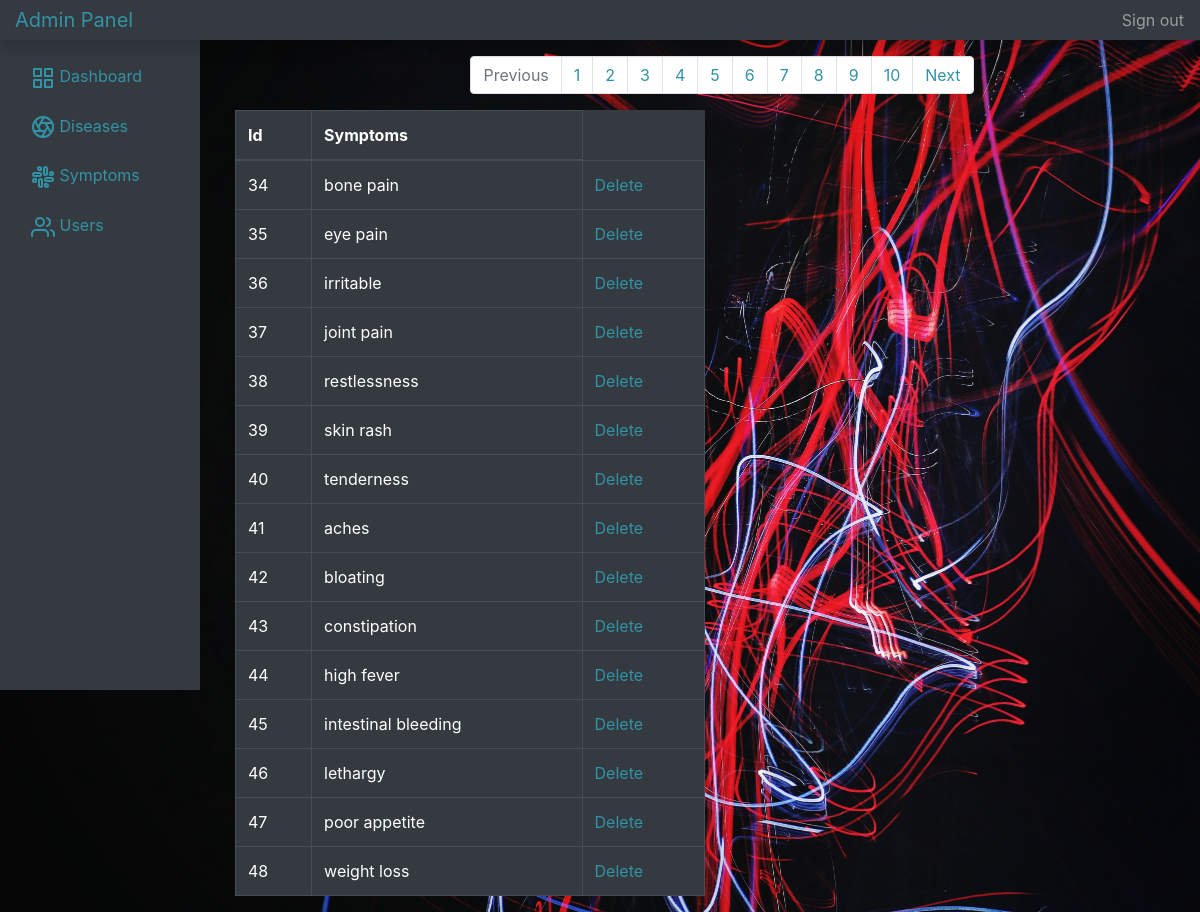
The page /admin/symptoms.php?page=3 on the database its author committed.
### tables this page shows
CREATE TABLE `symptoms` (
  `symp_id` int(11) NOT NULL,
  `symp_name` varchar(30) NOT NULL
);

### admin/symptoms.php (the view, shortened to what this page needs)
<?php include "includes/header.php" ?>
<?php
    $limit = 15;
    $page = isset($_GET['page']) ? $_GET['page'] : 1;
    $start = ($page -1) * $limit;
    $result = $conn->query("SELECT * FROM symptoms LIMIT $start, $limit");
    $symptoms = $result->fetch_all(MYSQLI_ASSOC);
    $result1 = $conn->query("SELECT count(symp_id) AS id FROM symptoms");
    $sympCount = $result1->fetch_all(MYSQLI_ASSOC);
    $total = $sympCount[0]['id'];
    $pages = ceil($total/$limit);
?>
        <div class="col-md-10" style="margin-left: 220px;">
            <nav class="container mt-3" aria-label="Page navigation">
                <ul class="pagination justify-content-center ml-1">
                    <li class="page-item disabled">
                    <a class="page-link" href="#" tabindex="-1">Previous</a>
                    </li>
                    <?php for($i = 1; $i<= $pages; $i++): ?>
                    <li class="page-item">
                        <a class="page-link" href="symptoms.php?page=<?php echo $i; ?>"><?php echo $i; ?></a>
                    </li>
                    <?php endfor; ?>
                    <li class="page-item">
                    <a class="page-link" href="#">Next</a>
                    </li>
                </ul>
            </nav>
            <div class="row">
                <div class="col-md-6">
                    <table class="table table-dark table-bordered">
                        <thead>
                            <tr>
                                <th>Id</th>
                                <th>Symptoms</th>
                            </tr>
                        </thead>
                        <tbody>
                            <?php foreach($symptoms as $symptom): ?>
                                <tr>
                                    <td><?php echo $symptom['symp_id']; ?></td>
                                    <td><?php echo $symptom['symp_name']; ?></td>
                                    <td>
                                        <a href="symptoms.php?delete=<?php echo $symptom['symp_id']; ?>">
                                            Delete
                                        </a>
                                    </td>
                                </tr>
                            <?php endforeach; ?>
                        </tbody>
                    </table>
                </div>
            </div>
        </div>
<?php include "includes/footer.php" ?>

### admin/css/style.css (style rules this page uses)
body { overflow: auto; background-image: url("../img/admin.jpg"); background-repeat: no-repeat; background-size: cover; }

### rows shown on the page
symptoms: symp_id "34", symp_name "bone pain"
symptoms: symp_id "35", symp_name "eye pain"
symptoms: symp_id "36", symp_name "irritable"
symptoms: symp_id "37", symp_name "joint pain"
symptoms: symp_id "38", symp_name "restlessness"
symptoms: symp_id "39", symp_name "skin rash"
symptoms: symp_id "40", symp_name "tenderness"
symptoms: symp_id "41", symp_name "aches"
symptoms: symp_id "42", symp_name "bloating"
symptoms: symp_id "43", symp_name "constipation"
symptoms: symp_id "44", symp_name "high fever"
symptoms: symp_id "45", symp_name "intestinal bleeding"
symptoms: symp_id "46", symp_name "lethargy"
symptoms: symp_id "47", symp_name "poor appetite"
symptoms: symp_id "48", symp_name "weight loss"
